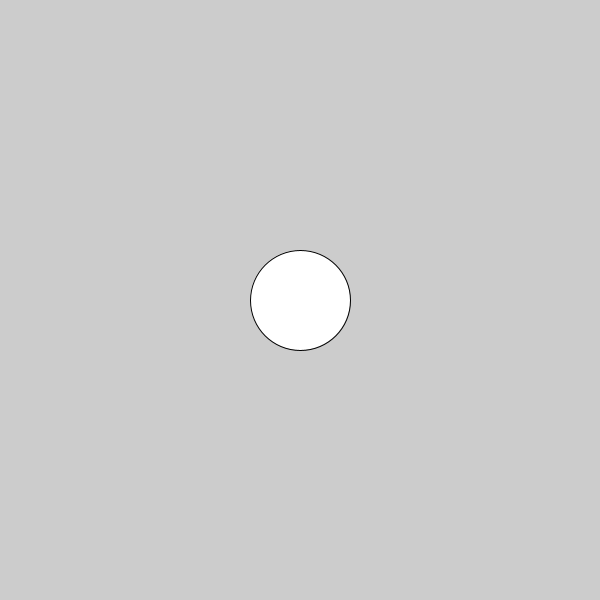
Frame 1 (no input)
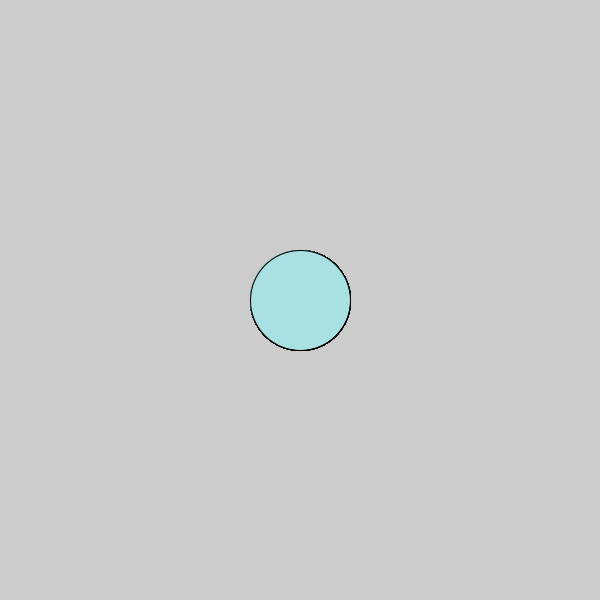
Frame 60 (the mouse pressed at the canvas centre just before this capture)
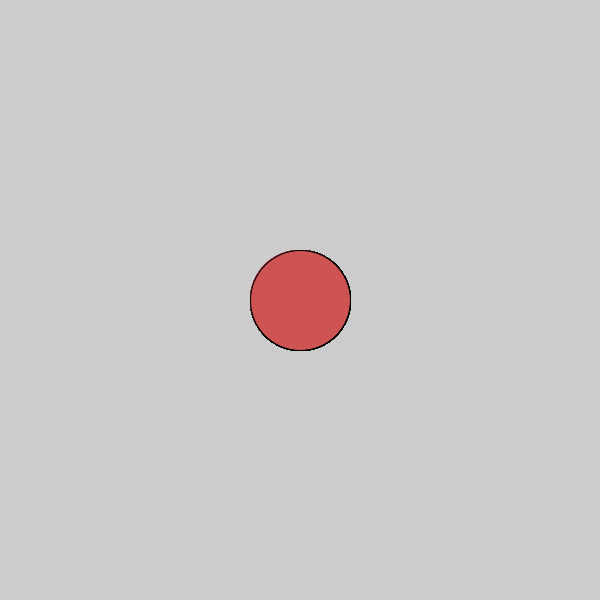
Frame 120 (the mouse held since frame 60 and released just before this capture)

The Processing sketch that drew these frames (run headless with seeded random() and noise(); from frame 60 on, the mouse is pressed at the canvas centre):

// Processing sketch: c_LogicalDot
// ── c_LogicalDot.pde

void setup() {
  
// 1. Set the size of the sketch. Make it 600 pixels square. 
size (600,600);  

}

void draw() {
  
// 2. Draw an ellipse
// Run the program to make sure it works before moving on.
ellipse(300,300,100,100);

// 3. Change the color of the ellipse when the mouse is pressed.
//    Use the following code, but put your colors where indicated
//    Remember to use the   fill()  command to set colors.

if (mousePressed) {fill(#CE5353);
 
   //  put one color here 
  
} else {fill(#A9E1E3);
  
   // put a different color here
  
}  
  
  
  
}
